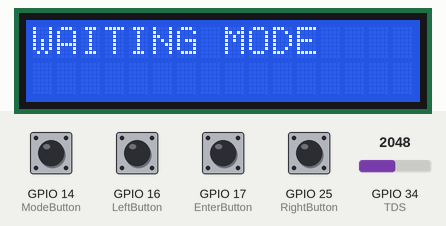
This program was run on a simulated ESP32 board running MicroPython. Parts: 16×2 character LCD. The inputs (shaded band) are chosen by the test bench; at power-on: GPIO 14 (ModeButton), GPIO 16 (LeftButton), GPIO 17 (EnterButton), GPIO 25 (RightButton) LOW, GPIO 34 (TDS) = 2048 (analog values on the 0–4095 scale). WiFi joins after 1.5 s; requests to the public web service named in the program get a made-up reply in its usual format after 0.4 s (London, UTC, broken clouds, 64 % humidity, 1013 hPa unless stated); what the program prints to the serial console is not drawn.

Above: at 2.7 s.
2.8 s: GPIO 14 (ModeButton) pulled HIGH for 0.15 s
At 3.2 s:
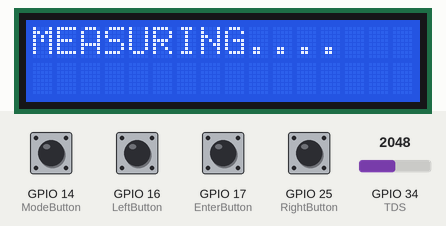
At 19.1 s:
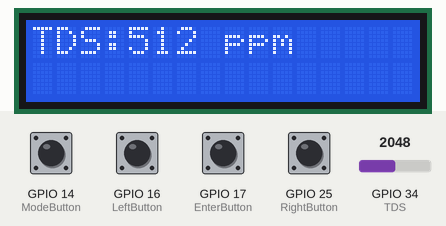
Timing chart, 0 to 20.6 s (numbered marks = the images above; inputs shaded):
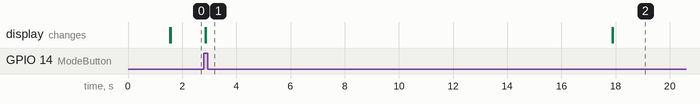

The program:

main4.py
```python
import sys
import time
import network
import urequests
import machine
from i2c_lcd import I2cLcd

DURATION_FOR_AUTO_INCREASING = 3
BUFFER_DURATION = 0
DURATION_FOR_UPDATE = 15000
DURATION_FOR_10_MS = 10
update_time = time.ticks_ms()
update_10ms = time.ticks_ms()
index = 9
old_index = 8


#configure esp as a network station
sta = network.WLAN(network.STA_IF)
if not sta.isconnected():
  print('connecting to network...')
  sta.active(True)
  sta.connect('QUANG THAI','lan1457201')
  while not sta.isconnected():
    pass
print('network config:', sta.ifconfig())

HTTP_HEADERS = {'Content-Type': 'application/json'}
THINGSPEAK_WRITE_API_KEY = '9FCZF9HO7Z9H55N7'
response = ""


#define TDS Pin
TDS = machine.ADC(machine.Pin(34))
TDS.atten(machine.ADC.ATTN_11DB)
TDS.width(machine.ADC.WIDTH_10BIT)


#define LCD1602
DEFAULT_I2C_ADDR = 0x27
i2c = machine.I2C(scl=machine.Pin(22), sda=machine.Pin(21), freq=500000)
lcd = I2cLcd(i2c, DEFAULT_I2C_ADDR, 2, 16)


#define buttons
ModeButton = machine.Pin(14, machine.Pin.IN)
LeftButton = machine.Pin(16, machine.Pin.IN)
EnterButton = machine.Pin(17, machine.Pin.IN)
RightButton = machine.Pin(25, machine.Pin.IN)


# BUTTON buffer for debouncing
counterForBTN_Press30ms = {
"btn_mode": 0,
"btn_left": 0,
"btn_enter": 0,
"btn_right": 0
}

flagForBTN_Press30ms = {
"btn_mode": False,
"btn_left": False,
"btn_enter": False,
"btn_right": False
}
#define initial mode
MODE = 0
#helping function
def switchMode(MODE):
    global response
    global update_10ms
    global update_time
    if MODE == 0:
      MODE = 1
      lcd.clear()
      lcd.putstr('MEASURING....')
    elif MODE == 1:
      response = urequests.get('https://api.thingspeak.com/channels/1558497/fields/1.json?api_key=1BLMFWISBOB60LD2&results=10')
      lcd.clear()
      lcd.putstr('RECEIVING DATA')
      MODE = 2
    elif MODE == 2:
      lcd.clear()
      lcd.putstr('   CHANGE MEASURING PERIOD')
      MODE = 3
    elif MODE == 3:
      lcd.clear()
      lcd.putstr('WAITING MODE')
      MODE = 0
    update_10ms = time.ticks_ms()
    update_time  = time.ticks_ms()
    return MODE


def lcd_display(TDS_value, mode):
    lcd.clear()
    if mode == 0:
      lcd.putstr('waiting to turn on....')
    elif mode == 1:
      lcd.putstr('TDS:{} ppm'.format(TDS_value))
    elif mode == 2:
      lcd.putstr('old TDS:{} ppm'.format(TDS_value))


if MODE == 0:
    lcd.clear()
    lcd.putstr('WAITING MODE')
elif MODE == 1:
    lcd.clear()
    lcd.putstr('MEASURING....')
elif MODE == 2:
    lcd.clear()
    lcd.putstr('RECEIVING DATA')
elif MODE == 3:
    lcd.clear()
    lcd.putstr('CHANGE MEASURING     PERIOD')

while True:
    if time.ticks_ms() - update_10ms >= DURATION_FOR_10_MS:
      btn_state={
       "btn_mode": 0,
       "btn_left": 0,
       "btn_enter": 0,
       "btn_right": 0
      }
      btn_state['btn_mode'] = int(ModeButton.value())
      btn_state['btn_left'] = int(LeftButton.value())
      btn_state['btn_enter'] = int(EnterButton.value())
      btn_state['btn_right'] = int(RightButton.value())

      for btn in btn_state:
        if btn_state[btn] == 1 and flagForBTN_Press30ms[btn] == False:
          if btn == "btn_mode":
            if counterForBTN_Press30ms[btn] < DURATION_FOR_AUTO_INCREASING: #<30ms
              counterForBTN_Press30ms[btn] += 1
            else:
              MODE = switchMode(MODE)
              if MODE == 2:
                index = 9
                old_index = index - 1
              elif MODE == 3:
                BUFFER_DURATION = int(DURATION_FOR_UPDATE /1000)
                lcd.clear()
                lcd.putstr('PERIOD:{} s'.format(BUFFER_DURATION))
              flagForBTN_Press30ms[btn] = True
          elif (btn == "btn_left" or btn == "btn_right") and (MODE == 2 or MODE == 3):
            if counterForBTN_Press30ms[btn] < DURATION_FOR_AUTO_INCREASING:
              counterForBTN_Press30ms[btn] += 1
            else:
              if btn == "btn_left":
                if MODE == 2 and index > 0:
                  index -= 1
                elif MODE == 3 and BUFFER_DURATION > 15:
                  BUFFER_DURATION -= 1
                  lcd.clear()
                  lcd.putstr('Period:{} s'.format(BUFFER_DURATION))
                  print('PERIOD:{} s'.format(BUFFER_DURATION))
              elif btn == "btn_right":
                if MODE ==2 and index < 9:
                  index+=1
                elif MODE == 3:
                  BUFFER_DURATION += 1
                  lcd.clear()
                  lcd.putstr('PERIOD:{} s'.format(BUFFER_DURATION))
                  print('PERIOD:{} s'.format(BUFFER_DURATION))
              flagForBTN_Press30ms[btn] = True
          elif btn == "btn_enter" and MODE == 3:
            if counterForBTN_Press30ms[btn] < DURATION_FOR_AUTO_INCREASING:
              counterForBTN_Press30ms[btn] += 1
            else:
              DURATION_FOR_UPDATE = int(BUFFER_DURATION * 1000)
              lcd.clear()
              lcd.putstr('PERIOD IS SET')
              flagForBTN_Press30ms[btn] = True
              print('NEW PERIOD IS:{} s'.format(BUFFER_DURATION))
        else:
          if btn_state[btn] == 0:
            counterForBTN_Press30ms[btn] = 0
            flagForBTN_Press30ms[btn] = False
      update_10ms = time.ticks_ms()

    if time.ticks_ms() - update_time >= DURATION_FOR_UPDATE and MODE == 1:
      tds_value = 0
      tds_value = TDS.read()
      lcd_display(TDS_value=tds_value, mode= 1)
      print('TDS value', tds_value)
      post_val = {'field1':tds_value }
      request = urequests.post(
        'http://api.thingspeak.com/update?api_key=' + THINGSPEAK_WRITE_API_KEY,
        json = post_val,
        headers = HTTP_HEADERS )
      request.close()
      update_time = time.ticks_ms()

    if MODE == 2:
      data = response.json()
      if old_index != index:
        field1 = str(data['feeds'][index]['field1'])
        print('old value', field1)
        lcd_display(TDS_value=field1, mode= 2)
        old_index = index
```

Measured:
- after the input at 2.8 s, the display: first changes after 0.05 s (image 1 shows a later state)
